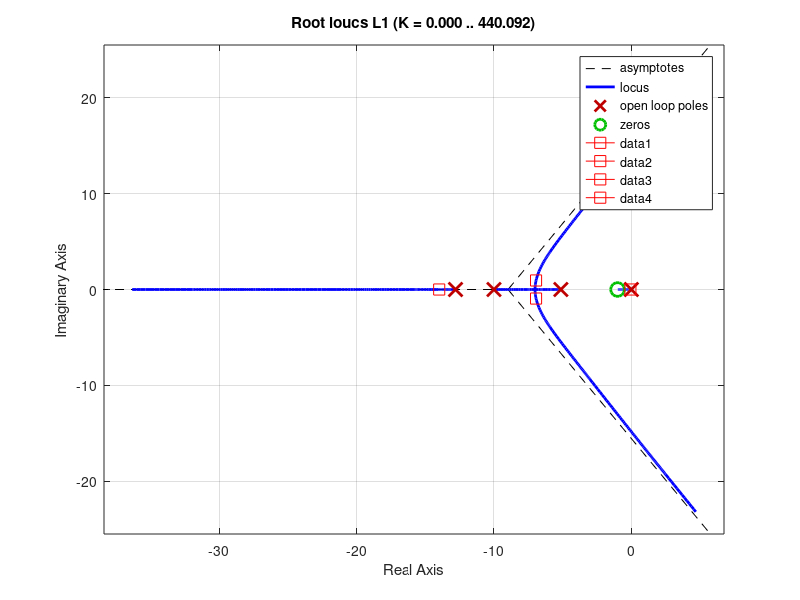
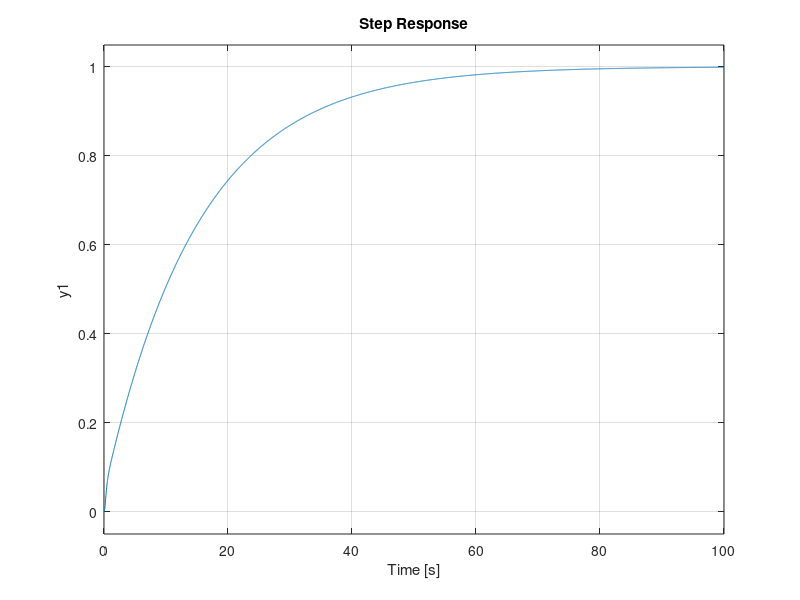

Recreate these plots in MATLAB, in order.
% diseño del controlador para el levitador por el lugar de las raices
% definimos las matrices de estado
tao = 0.1
K= 1
p1 = 4.85

A = [0 1 0; 0 -p1 p1; 0 0 -1/tao]
B = [0 0 K/tao]'
C = [1 0 0]

lev = ss(A,B,C,0)
G = tf(lev)

%%

clc
clear 

s=tf('s');

Num_prac = 0.68975;
Den_prac = s*(s*s*0.01524+s*0.2732+1);

lev= Num_prac/Den_prac;


G = tf(lev);

% diseno del controlador
k=1
z=-1
p=10*z
C = zpk([z],[p],k);
L1=C*G;
T=feedback(L1,1);
plc=pole(T)


% plot de la region de diseno
delete(gcf)
rlocus(L1)

h = gca()
xscale = get(h,'xlim');
yscale = get(h,'ylim');


for i =1 : length(plc)
  line(real(plc(i)), imag(plc(i)),  'marker','square', 'color','r', 'markersize', 8)
end

figure(2)
step(T)

